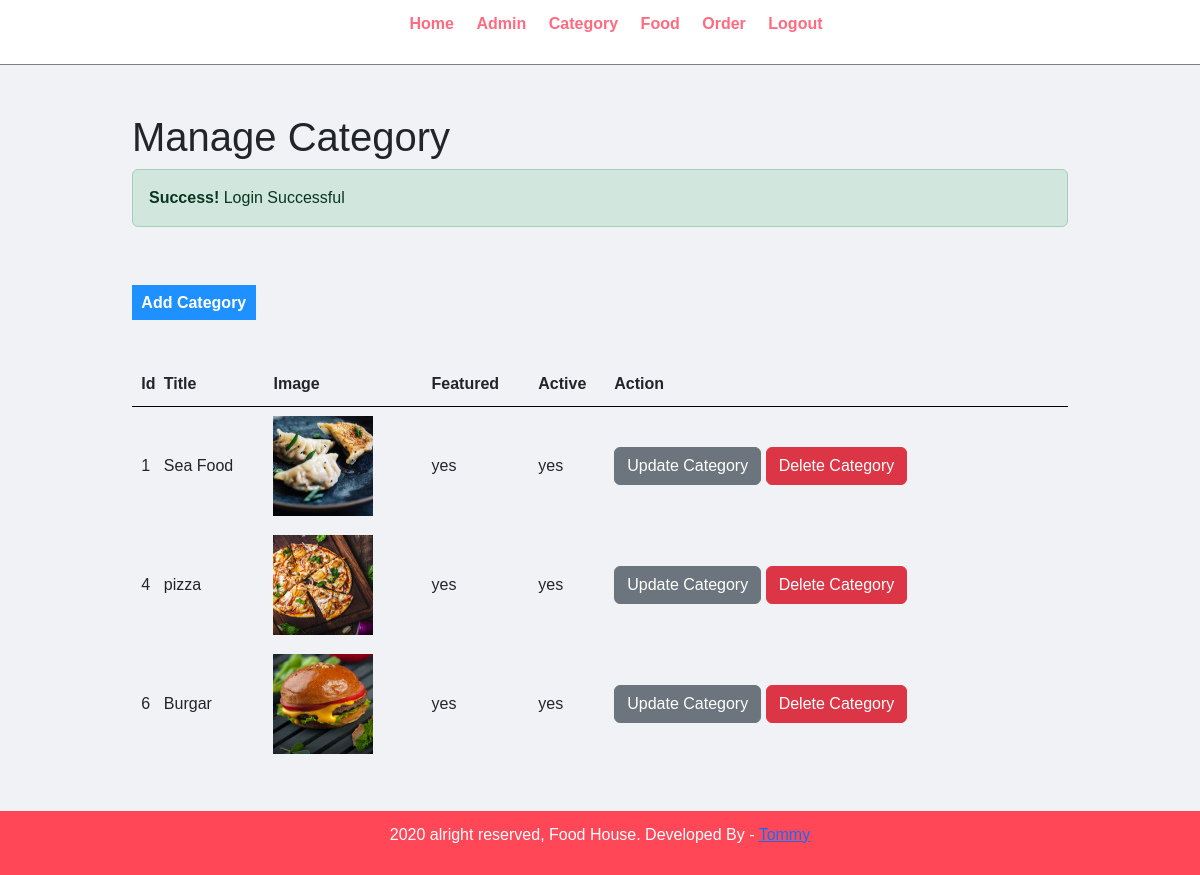
The app's page /admin/manage-category.php (signed in) with its own data.
### tables this page shows
CREATE TABLE `tbl_category` (
  `id` int(11) NOT NULL,
  `title` varchar(255) NOT NULL,
  `image_name` varchar(100) NOT NULL,
  `featured` varchar(100) NOT NULL,
  `active` varchar(100) NOT NULL
);

### admin/manage-category.php (the view, shortened to what this page needs)
<?php
include 'partials/menu.php';
?>
    <div class="main-content">
      <div class="wrapper">
        <h1>Manage Category</h1>
        <?php if(!empty($_SESSION['login'])){
          ?>
          <div class="alert alert-success">
            <strong>Success!</strong> <?php echo $_SESSION['login']; ?>
          </div>
          <?php
        } ?>
        <?php
        $stmt = $pdo->prepare("SELECT * FROM tbl_category");
        $stmt->execute();
        $datas = $stmt->fetchall();
        ?>
        <br><br>
        <a href="add-category.php" class="btn-primary">Add Category</a>
        <br><br><br>
        <table class="tbl-full" width="100%">
          <tr>
            <th>Id</th>
            <th>Title</th>
            <th>Image</th>
            <th>Featured</th>
            <th>Active</th>
            <th>Action</th>
          </tr>
          <?php
          foreach ($datas as $data) {
            ?>
            <tr>
              <td><?php echo $data['id']; ?></td>
              <td><?php echo $data['title'] ?></td>
              <td><img src="image/<?php echo $data['image_name']; ?>" alt="" width="100" height="100"></td>
              <td><?php echo $data['featured'] ?></td>
              <td><?php echo $data['active'] ?></td>
              <td>
                <a href="update-category.php?id=<?php echo $data['id']; ?>" class="btn btn-secondary">Update Category</a>
                <a href="delete-category.php?id=<?php echo $data['id']; ?>" class="btn btn-danger">Delete Category</a>
              </td>
            </tr>
            <?php
          }
          ?>
        </table>
        </div>
      </div>
    <?php
    include 'partials/footer.php';
    ?>

### records on screen
tbl_category: id "1", title "Sea Food", image_name (picture), featured "yes", active "yes"
tbl_category: id "4", title "pizza", image_name (picture), featured "yes", active "yes"
tbl_category: id "6", title "Burgar", image_name (picture), featured "yes", active "yes"

### other values on screen
$_SESSION['login'] "Login Successful"
